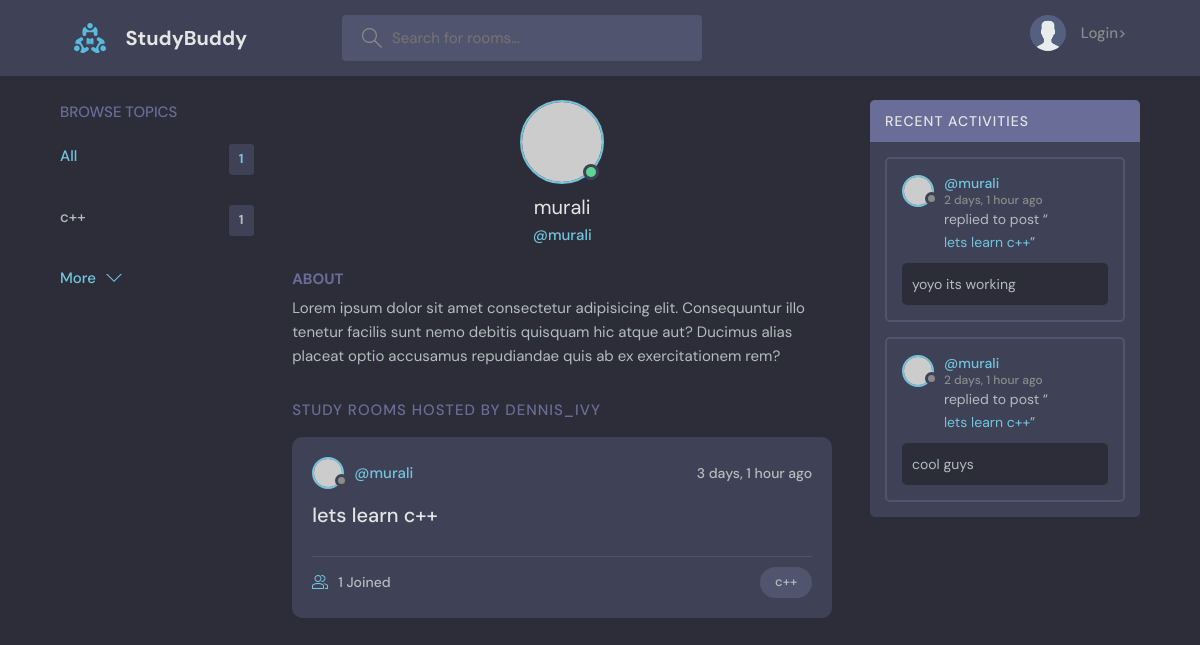
The app's page /profile/1 with its own data.
### base/models.py (models this page shows, shortened)
class Topic(models.Model):
    name = models.CharField(max_length=100)

class Room(models.Model):
    host = models.ForeignKey(User,on_delete=models.SET_NULL,null=True)
    topic = models.ForeignKey(Topic,on_delete=models.SET_NULL,null=True)
    name = models.CharField(max_length=200)
    description = models.TextField(null=True,blank=True)
    participants = models.ManyToManyField(User,related_name='participants',blank=True)
    updated = models.DateTimeField(auto_now=True)
    created = models.DateTimeField(auto_now_add=True)
    class Meta:
        ordering = [ '-updated','created']
    def __str__(self):
        return self.name

class  Message(models.Model):
    user = models.ForeignKey(User,on_delete=models.CASCADE)
    room = models.ForeignKey(Room,on_delete=models.CASCADE)
    body = models.TextField()
    updated = models.DateTimeField(auto_now=True)
    created = models.DateTimeField(auto_now_add=True)
    class Meta:
        ordering = [ '-updated','-created']

### base/views.py (the view)
# urls.py: path('profile/<str:pk>',views.user_profile,name='user-profile'),
def user_profile(request,pk):
    user = User.objects.get(id=int(pk))
    room_msg=user.message_set.all()
    rooms=user.room_set.all()
    topics = Topic.objects.all()
    context={'user':user,'room_msg':room_msg,'rooms':rooms,'topics':topics}
    return render(request,'base/user_profile.html',context)

### base/templates/base/user_profile.html (shortened to what this page needs)
{% extends 'main.html'%}
{% block content %}
  <main class="profile-page layout layout--3">
    <div class="container">
        {% include 'base/topics_component.html'%}
      <div class="roomList">
        <div class="profile">
          <div class="profile__avatar">
            <div class="avatar avatar--large active">
              <img src="https://randomuser.me/api/portraits/men/11.jpg" />
            </div>
          </div>
          <div class="profile__info">
            <h3>{{user.username}}</h3>
            <p>@{{user.username}}</p>
          </div>
          <div class="profile__about">
            <h3>About</h3>
            <p>
              Lorem ipsum dolor sit amet consectetur adipisicing elit. Consequuntur illo tenetur
              facilis sunt nemo debitis quisquam hic atque aut? Ducimus alias placeat optio
              accusamus repudiandae quis ab ex exercitationem rem?
            </p>
          </div>
        </div>
        <div class="roomList__header">
          <div>
            <h2>Study Rooms Hosted by dennis_ivy</a>
            </h2>
          </div>
        </div>
           {% include 'base/feed_component.html'%}
      </div>
           {% include 'base/activity_component.html' %}
    </div>
  </main>
{%endblock content%}

### base/templates/base/topics_component.html
<div class="topics">
  <div class="topics__header">
    <h2>Browse Topics</h2>
  </div>
  <ul class="topics__list">
    <li>
      <a href="{% url 'home'%}" class="active"
        >All <span>{{topics.count}}</span></a
      >
    </li>
    {% for topic in topics%}
    <li>
      <a href="{% url 'home' %}?q={{topic.name}}"
        >{{topic.name}}<span>{{topic.room_set.all.count}}</span></a
      >
    </li>
    {% endfor%}
  </ul>
  <a class="btn btn--link" href="{% url 'topics'%}">
    More
    <svg
      version="1.1"
      xmlns="http://www.w3.org/2000/svg"
      width="32"
      height="32"
      viewBox="0 0 32 32"
    >
      <title>chevron-down</title>
      <path d="M16 21l-13-13h-3l16 16 16-16h-3l-13 13z"></path>
    </svg>
  </a>
</div>

### base/templates/base/feed_component.html (shortened to what this page needs)
{% for room in rooms %}
<div class="roomListRoom">
  <div class="roomListRoom__header">
    <a href="{% url 'user-profile' room.host.id%}" class="roomListRoom__author">
      <div class="avatar avatar--small">
        <img src="https://randomuser.me/api/portraits/women/11.jpg" />
      </div>
      <span>@{{room.host.username}}</span>
    </a>
    <div class="roomListRoom__actions">
      <span>{{room.created | timesince}}  ago</span>
    </div>
  </div>
  <div class="roomListRoom__content">
    <a href="{% url 'room' room.id %}">{{room.name}}</a>
  </div>
  <div class="roomListRoom__meta">
    <a href="{% url 'room' room.id %}" class="roomListRoom__joined">
      {{room.participants.all.count}} Joined
    </a>
    <p class="roomListRoom__topic">{{room.topic.name}}</p>
  </div>
</div>
{% endfor %}

### base/templates/base/activity_component.html (shortened to what this page needs)
<div class="activities">
  <div class="activities__header">
    <h2>Recent Activities</h2>
  </div>
  {% for message in room_msg%}
  <div class="activities__box">
    <div class="activities__boxHeader roomListRoom__header">
      <a
        href="{% url 'user-profile' message.user.id %}"
        class="roomListRoom__author"
      >
        <div class="avatar avatar--small">
          <img src="https://randomuser.me/api/portraits/women/11.jpg" />
        </div>
        <p>
          @{{message.user}}
          <span>{{message.created | timesince }} ago</span>
        </p>
      </a>
    </div>
    <div class="activities__boxContent">
      <p>replied to post “<a href="{% url 'room' message.room.id %}">{{message.room}}</a>”</p>
      <div class="activities__boxRoomContent">{{message.body}}</div>
    </div>
  </div>
  {% endfor %}
</div>

### records on screen
Topic: name "c++", room_set.all.count "1"
Room: host.username "murali", created "3 days, 1 hour", name "lets learn c++", participants.all.count "1", topic.name "c++"
Message: user "murali", created "2 days, 1 hour", room "lets learn c++", body "yoyo its working"
Message: user "murali", created "2 days, 1 hour", room "lets learn c++", body "cool guys"

### other values on screen
{{ topics.count }} "1"
{{ user.username }} "murali"
